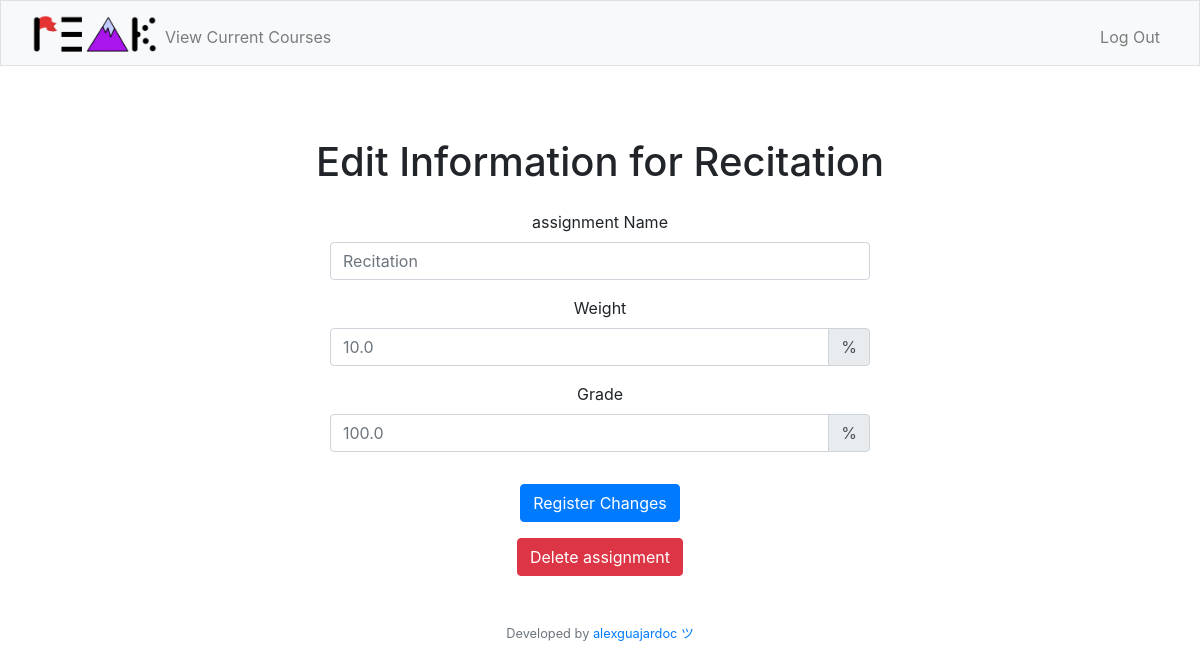
Page /editassignment?assignment=Recitation (signed in) on the committed database.
### tables this page shows
CREATE TABLE assignments (assignment_id INTEGER PRIMARY KEY AUTOINCREMENT NOT NULL, assignment_name TEXT NOT NULL, grade REAL NOT NULL, weight REAL NOT NULL, user_id INTEGER, period_id INTEGER, course_id INTEGER, date DATE, FOREIGN KEY (user_id) REFERENCES users(user_id), FOREIGN KEY (period_id) REFERENCES period(period_id), FOREIGN KEY (course_id) REFERENCES courses(course_id));

### app.py (the view)
@app.route('/editassignment', methods=["GET", "POST"])
@login_required
def editassignment():
    if request.method == "POST":
        assignment_name = request.form.get("assignmentname")
        assignment_grade = request.form.get("grade")
        assignment_weight = request.form.get("weight")
        assignment_id = request.form.get("assignmentid")
        cId = crsr.execute("SELECT course_id FROM assignments WHERE assignment_id = ?", (assignment_id,)).fetchall()
        course_name = crsr.execute("SELECT course_name FROM courses WHERE course_id = ?", (cId[0][0],)).fetchall()
        totalweight = crsr.execute("SELECT SUM(weight) FROM assignments WHERE course_id = ? AND user_id = ?", (cId[0][0],session["user_id"])).fetchall()
        oldweight = crsr.execute("SELECT weight FROM assignments WHERE assignment_id = ? AND user_id = ?", (assignment_id,session["user_id"])).fetchall()
        if not totalweight or totalweight[0][0] is None:
            totalweightnew = 0
        else:
            totalweightnew = totalweight[0][0] - oldweight[0][0]
        if float(assignment_weight) + float(totalweightnew) > 100:
            return apology("total weight of assignments exceeds 100%, try again", 400)
        crsr.execute("UPDATE assignments SET assignment_name = ?, grade = ?, weight = ? WHERE assignment_id = ?", (assignment_name, assignment_grade, assignment_weight, assignment_id)).fetchall()
        assignments = crsr.execute("SELECT assignment_name, weight, grade FROM assignments WHERE course_id = ? AND user_id = ?", (cId[0][0],session["user_id"])).fetchall()
        crsr.execute("UPDATE courses SET grade = (SELECT SUM(grade * weight) / SUM(weight) FROM assignments WHERE course_id = ? AND user_id = ?) WHERE course_id = ?", (cId[0][0],session["user_id"],cId[0][0])).fetchall()
        db_connection.commit()
        avg = crsr.execute("SELECT SUM(grade * weight) / SUM(weight) FROM assignments WHERE course_id = ? AND user_id = ?", (cId[0][0],session["user_id"])).fetchall()
        avg2 = crsr.execute("SELECT SUM(0.01 * grade * weight) FROM assignments WHERE course_id = ? AND user_id = ?", (cId[0][0],session["user_id"])).fetchall()
        max = crsr.execute("SELECT SUM(weight) FROM assignments WHERE course_id = ? AND user_id = ?", (cId[0][0],session["user_id"])).fetchall()
        return render_template("assignments.html", course_name=course_name[0][0], assignments=assignments, avg=avg[0][0], avg2=avg2[0][0], max=max[0][0])
    else:
        assignment_name = request.args.get('assignment')
        assignment_id = crsr.execute("SELECT assignment_id FROM assignments WHERE assignment_name = ? AND user_id = ?", (assignment_name,session["user_id"])).fetchall()
        assignments = crsr.execute("SELECT assignment_name, weight, grade FROM assignments WHERE assignment_id = ? AND user_id = ?", (assignment_id[0][0],session["user_id"])).fetchall()
        return render_template("editassignment.html", assignments=assignments, assignment_id=assignment_id[0][0])

### helpers.py (called while the page is built)
def login_required(f):
    @wraps(f)
    def decorated_function(*args, **kwargs):
        if session.get("user_id") is None:
            return redirect("/login")
        return f(*args, **kwargs)
    return decorated_function

### templates/editassignment.html (shortened to what this page needs)
{% extends "layout.html" %}
{% block main %}
<div class="container">
    <h1 class="text-center my-4">Edit Information for {{ assignments[0][0] }}</h1>
    <div class="row justify-content-center">
        <div class="col-lg-6">
            <form action="/editassignment" method="post">
                <div class="form-group">
                    <label for="assignmentname">assignment Name</label>
                    <input autocomplete="off" autofocus class="form-control" id="assignmentname" name="assignmentname" placeholder="{{ assignments[0][0] }}" type="text">
                </div>
                <div class="form-group">
                    <label for="weight">Weight</label>
                    <div class="input-group">
                        <input autocomplete="off" class="form-control" id="weight" name="weight" placeholder="{{ assignments[0][1] }}" type="number" min="0" step="any">
                        <div class="input-group-append">
                            <span class="input-group-text">%</span>
                        </div>
                    </div>
                </div>
                <div class="form-group">
                    <label for="grade">Grade</label>
                    <div class="input-group">
                        <input autocomplete="off" class="form-control" id="grade" name="grade" placeholder="{{ assignments[0][2] }}" type="number" min="0" step="any">
                        <div class="input-group-append">
                            <span class="input-group-text">%</span>
                        </div>
                    </div>
                </div>
                <button class="btn btn-primary mt-3" type="submit">Register Changes</button>
                <br>
            </form>
            <form action="/deleteassignment" method="post" onsubmit="return confirm('Are you COMPLETELY sure you want to delete all data for this assignment? It cannot be recovered');">
                <button class="btn btn-danger mt-3" type="submit">Delete assignment</button>
            </form>
        </div>
    </div>
</div>
{% endblock %}

### static/styles.css (style rules this page uses)
h1 { font-size: 60px; }

### rows in the picture
assignments: assignment_name "Recitation", assignmentname "Recitation", weight "10.0", grade "100.0"
